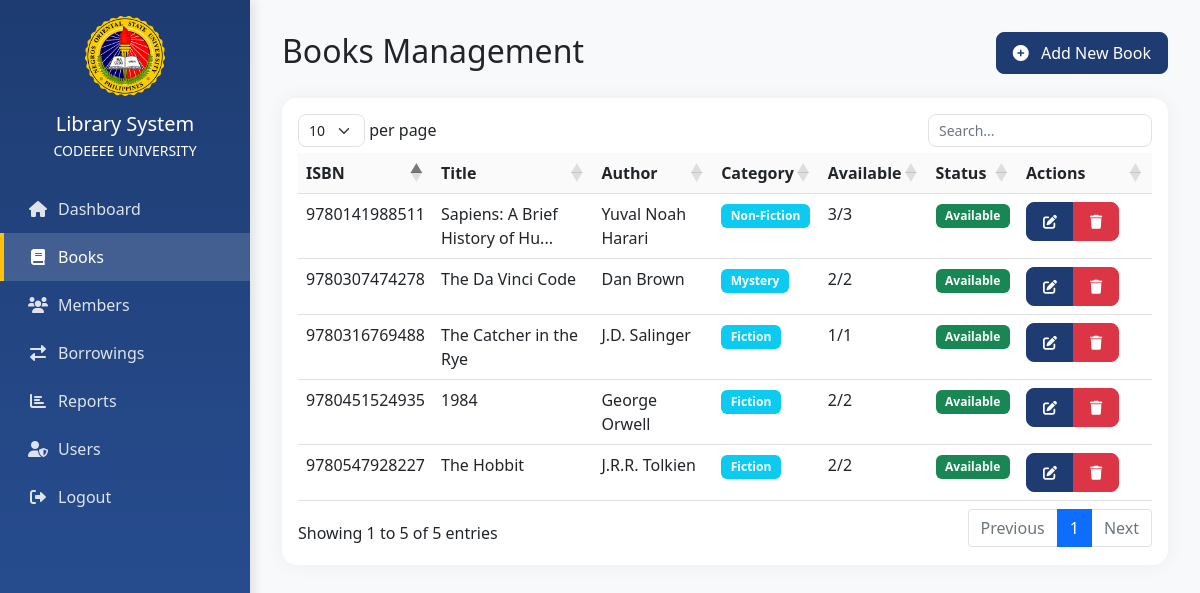
The app's page /books/index.php (signed in) with its own data.
### tables this page shows
CREATE TABLE IF NOT EXISTS books (
    id INT PRIMARY KEY AUTO_INCREMENT,
    isbn VARCHAR(13) UNIQUE NOT NULL,
    title VARCHAR(255) NOT NULL,
    author VARCHAR(100) NOT NULL,
    category VARCHAR(50) NOT NULL,
    quantity INT NOT NULL DEFAULT 1,
    available INT NOT NULL DEFAULT 1,
    location VARCHAR(50),
    status ENUM('available', 'unavailable') DEFAULT 'available',
    created_at TIMESTAMP DEFAULT CURRENT_TIMESTAMP
);

### books/index.php (the view, shortened to what this page needs)
<?php
require_once '../config/database.php';
$books = $conn->query("SELECT * FROM books ORDER BY title");
?>
<!DOCTYPE html>
<html lang="en">
<head>
    <link href="https://cdn.jsdelivr.net/npm/bootstrap@5.1.3/dist/css/bootstrap.min.css" rel="stylesheet">
    <link href="https://cdnjs.cloudflare.com/ajax/libs/font-awesome/6.0.0/css/all.min.css" rel="stylesheet">
    <link href="https://cdn.datatables.net/1.11.5/css/dataTables.bootstrap5.min.css" rel="stylesheet">
    <link href="../assets/css/style.css" rel="stylesheet">
</head>
<body>
    <div class="sidebar">
        <div class="text-center mb-4">
            <img src="../assets/img/norsu-logo.png" alt="NORSU Logo" style="width: 80px;" class="mb-3">
            <h5 class="mb-1">Library System</h5>
            <p class="small mb-0">CODEEEE UNIVERSITY</p>
        </div>
        <nav>
            <a href="../dashboard.php" class="sidebar-link">
                <i class="fas fa-home"></i> Dashboard
            </a>
            <a href="../books/index.php" class="sidebar-link active">
                <i class="fas fa-book"></i> Books
            </a>
            <a href="../members/index.php" class="sidebar-link">
                <i class="fas fa-users"></i> Members
            </a>
            <a href="../borrowings/index.php" class="sidebar-link">
                <i class="fas fa-exchange-alt"></i> Borrowings
            </a>
            <a href="../reports/index.php" class="sidebar-link">
                <i class="fas fa-chart-bar"></i> Reports
            </a>
            <?php if($_SESSION['role'] == 'admin'): ?>
            <a href="../users/index.php" class="sidebar-link">
                <i class="fas fa-user-shield"></i> Users
            </a>
            <?php endif; ?>
            <a href="../auth/logout.php" class="sidebar-link">
                <i class="fas fa-sign-out-alt"></i> Logout
            </a>
        </nav>
    </div>
    <div class="main-content">
        <div class="d-flex justify-content-between align-items-center mb-4">
            <div>
                <h2 class="mb-1">Books Management</h2>
            </div>
            <button class="btn btn-primary" data-bs-toggle="modal" data-bs-target="#addBookModal">
                <i class="fas fa-plus-circle me-2"></i> Add New Book
            </button>
        </div>
        <div class="card fade-in">
            <div class="card-body">
                <div class="table-responsive">
                    <table id="booksTable" class="table table-hover">
                        <thead>
                            <tr>
                                <th>ISBN</th>
                                <th>Title</th>
                                <th>Author</th>
                                <th>Category</th>
                                <th>Available</th>
                                <th>Status</th>
                                <th width="100">Actions</th>
                            </tr>
                        </thead>
                        <tbody>
                            <?php while($book = $books->fetch_assoc()): ?>
                            <tr>
                                <td><?php echo htmlspecialchars($book['isbn']); ?></td>
                                <td>
                                    <span data-bs-toggle="tooltip" title="<?php echo htmlspecialchars($book['title']); ?>">
                                        <?php echo strlen($book['title']) > 30 ? substr(htmlspecialchars($book['title']), 0, 30) . '...' : htmlspecialchars($book['title']); ?>
                                    </span>
                                </td>
                                <td><?php echo htmlspecialchars($book['author']); ?></td>
                                <td>
                                    <span class="badge bg-info">
                                        <?php echo htmlspecialchars($book['category']); ?>
                                    </span>
                                </td>
                                <td><?php echo $book['available']; ?>/<?php echo $book['quantity']; ?></td>
                                <td>
                                    <span class="badge bg-<?php echo $book['status'] == 'available' ? 'success' : 'danger'; ?>">
                                        <?php echo ucfirst($book['status']); ?>
                                    </span>
                                </td>
                                <td>
                                    <div class="btn-group">
                                        <button class="btn btn-sm btn-primary edit-book"
                                                data-id="<?php echo $book['id']; ?>"
                                                data-bs-toggle="tooltip"
                                                title="Edit Book">
                                            <i class="fas fa-edit"></i>
                                        </button>
                                        <button class="btn btn-sm btn-danger delete-book"
                                                data-id="<?php echo $book['id']; ?>"
                                                data-bs-toggle="tooltip"
                                                title="Delete Book">
                                            <i class="fas fa-trash"></i>
                                        </button>
                                    </div>
                                </td>
                            </tr>
                            <?php endwhile; ?>
                        </tbody>
                    </table>
                </div>
            </div>
        </div>
    </div>
</body>
</html>

### assets/css/style.css (style rules this page uses)
:root { --primary-color: #1e3c72; --secondary-color: #2a5298; --success-color: #28a745; --danger-color: #dc3545; --warning-color: #ffc107; --info-color: #17a2b8; --sidebar-width: 250px; --transition-speed: 0.3s; }
.sidebar { width: var(--sidebar-width); position: fixed; top: 0; left: 0; height: 100vh; background: linear-gradient(180deg, var(--primary-color) 0%, var(--secondary-color) 100%); padding-top: 1rem; color: white; box-shadow: 4px 0 10px rgba(0,0,0,0.1); z-index: 1000; transition: transform var(--transition-speed); }
.sidebar-link { color: rgba(255,255,255,0.85); text-decoration: none; padding: 0.75rem 1.5rem; display: flex; align-items: center; transition: all var(--transition-speed); border-left: 4px solid transparent; }
.sidebar-link.active { background: rgba(255,255,255,0.15); color: white; border-left-color: var(--warning-color); }
.sidebar-link i { margin-right: 10px; width: 20px; text-align: center; }
.main-content { margin-left: var(--sidebar-width); padding: 2rem; min-height: 100vh; background: #f8f9fa; }
.card { border: none; border-radius: 15px; box-shadow: 0 0 20px rgba(0,0,0,0.05); transition: transform var(--transition-speed); }
.table { margin-bottom: 0; }
.table thead th { border-top: none; background: rgba(0,0,0,0.02); font-weight: 600; }
.btn { border-radius: 8px; padding: 0.5rem 1rem; transition: all var(--transition-speed); }
.btn-primary { background: var(--primary-color); border-color: var(--primary-color); }
.fade-in { animation: fadeIn 0.5s ease forwards; }
.badge { padding: 0.5em 0.8em; border-radius: 6px; }

### records on screen
books: isbn "9780451524935", title "1984", author "George Orwell", category "Fiction", available "2", quantity "2", status "Available"
books: isbn "9780141988511", title "Sapiens: A Brief History of Hu", author "Yuval Noah Harari", category "Non-Fiction", available "3", quantity "3", status "Available"
books: isbn "9780316769488", title "The Catcher in the Rye", author "J.D. Salinger", category "Fiction", available "1", quantity "1", status "Available"
books: isbn "9780307474278", title "The Da Vinci Code", author "Dan Brown", category "Mystery", available "2", quantity "2", status "Available"
books: isbn "9780547928227", title "The Hobbit", author "J.R.R. Tolkien", category "Fiction", available "2", quantity "2", status "Available"
